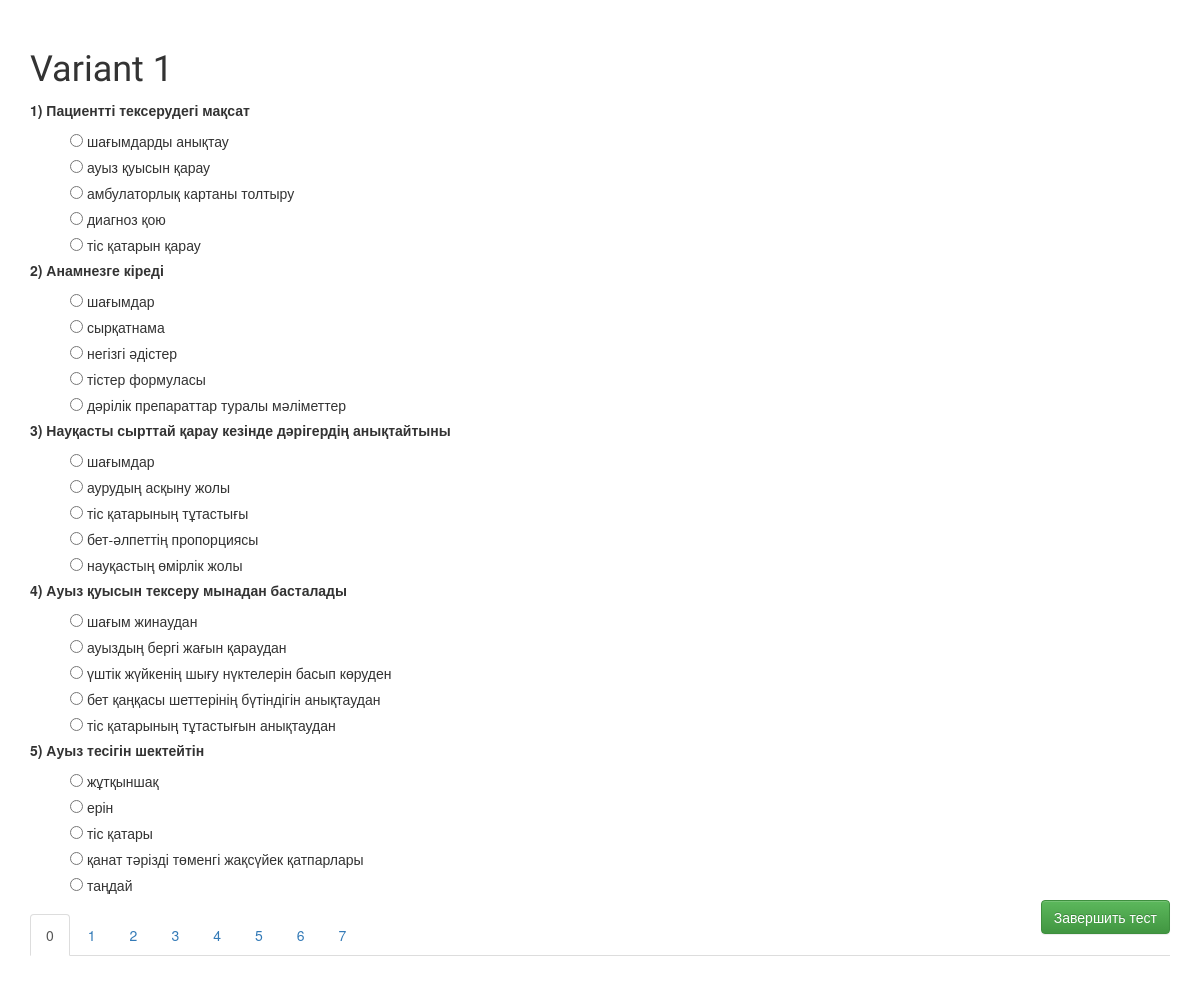
The page /variant/535/ on the database its author committed.
### testapp/models.py (models this page shows, shortened)
class Variant(models.Model):
    name = models.CharField(max_length=140, default='Вариант')
    tasks = models.ManyToManyField(Task, blank=True)

class Task(models.Model):
    question = models.ForeignKey(Question, blank=True, null=True)
    options = models.ManyToManyField(Answer, blank=True, related_name='options')
    answer_count = models.IntegerField(default=0)

class Question(models.Model):
    text = models.TextField()

class Answer(models.Model):
    text = models.TextField()
    isAnswer = models.BooleanField(default=False)
    userAnswer = False

### testapp/views.py (the view)
# urls.py: url(r'^variant/(?P<pk>\d+)/$', views.variant_detail, name='variant_detail'),
def variant_detail(request, pk):
    variant = get_object_or_404(Variant, pk=pk)
    taskList = variant.tasks.all()
    return render(request, 'testapp/variant_detail.html',
                  {'variant': variant, 'tasks': taskList, })

### testapp/templates/testapp/variant_detail.html (shortened to what this page needs)
{% load staticfiles %}
<html lang="en">
<head>
    <link rel="stylesheet" href="//maxcdn.bootstrapcdn.com/bootstrap/3.2.0/css/bootstrap.min.css">
    <link rel="stylesheet" href="//maxcdn.bootstrapcdn.com/bootstrap/3.2.0/css/bootstrap-theme.min.css">
    <link rel="stylesheet" href="{% static 'css/blog.css' %}">
</head>
<body>
<h1>{{ variant.name }}</h1>
<form action="{% url 'result' %}" method="post">
    <div class="tab-content">
        {% for task in tasks %}
            {% if forloop.counter0|divisibleby:5 %}
                {% if forloop.counter0 != 0 %}
                    </div>
                {% else %}
                    <div role="tabpanel" class="tab-pane active" id="{% widthratio forloop.counter0 5 1 %}_panel">
                {% endif %}
            {% endif %}
            <p class="question">{{ forloop.counter }}) {{ task.question.text }}</p>
            {% for option in task.options.all %}
                <label>
                    {% if task.answer_count > 1 %}
                        <input type="checkbox" name="{{task.pk}}" class="my_check" value="{{ option.pk }}">
                    {% else %}
                        <input type="radio" name="{{task.pk}}" class="my_radio" value="{{ option.pk }}">
                    {% endif %}
                    {{ option.text }}
                </label>
                <br>
            {% endfor %}
        {% endfor %}
    </div>
    <input class="pull-right btn btn-success" type="submit" value="Завершить тест"/>
</form>
<div>
    <ul class="nav nav-tabs" role="tablist">
        {% with pageid=1 %}
        {% for task in tasks %}
        {% if forloop.counter0|divisibleby:5 %}
        {% if forloop.counter0 == 0 %}
        <li role="presentation" class="active"><a href="#{% widthratio forloop.counter0 5 1 %}_panel"
                                                  aria-controls="{% widthratio forloop.counter0 5 1 %}_panel" role="tab"
                                                  data-toggle="tab">{% widthratio forloop.counter0 5 1 %}</a></li>
        {% else %}
        <li role="presentation"><a href="#{% widthratio forloop.counter0 5 1 %}_panel"
                                   aria-controls="{% widthratio forloop.counter0 5 1 %}_panel" role="tab"
                                   data-toggle="tab">{% widthratio forloop.counter0 5 1 %}</a></li>
        {% endif %}
        {% endif %}
        {% endfor %}
        {% endwith %}
    </ul>
</div>
</body>
</html>

### testapp/static/css/blog.css (style rules this page uses)
body { padding: 30px 30px 30px 30px; }
h1, h2, h3, h4 { font-family: 'Lobster', cursive; }
.question { font-weight: bold; }
label { font-weight: normal; margin-left: 40px; }

### rows shown on the page
Variant: name "Variant 1"
Task: question.text "Пациентті тексерудегі мақсат", counter0 "0"
Answer: text "шағымдарды анықтау"
Answer: text "ауыз қуысын қарау"
Answer: text "амбулаторлық картаны толтыру"
Answer: text "диагноз қою"
Answer: text "тіс қатарын қарау"
Task: question.text "Анамнезге кіреді"
Answer: text "шағымдар"
Answer: text "сырқатнама"
Answer: text "негізгі әдістер"
Answer: text "тістер формуласы"
Answer: text "дәрілік препараттар туралы мәліметтер"
Task: question.text "Науқасты сырттай қарау кезінде дәрігердің анықтайтыны"
Answer: text "шағымдар"
Answer: text "аурудың асқыну жолы"
Answer: text "тіс қатарының тұтастығы"
Answer: text "бет-әлпеттің пропорциясы"
Answer: text "науқастың өмірлік жолы"
Task: question.text "Ауыз қуысын тексеру мынадан басталады"
Answer: text "шағым жинаудан"
Answer: text "ауыздың бергі жағын қараудан"
Answer: text "үштік жүйкенің шығу нүктелерін басып көруден"
Answer: text "бет қаңқасы шеттерінің бүтіндігін анықтаудан"
Answer: text "тіс қатарының тұтастығын анықтаудан"
Task: question.text "Ауыз тесігін шектейтін"
Answer: text "жұтқыншақ"
Answer: text "ерін"
Answer: text "тіс қатары"
Answer: text "қанат тәрізді төменгі жақсүйек қатпарлары"
Answer: text "таңдай"
Task: counter0 "1"
Task: counter0 "2"
Task: counter0 "3"
Task: counter0 "4"
Task: counter0 "5"
Task: counter0 "6"
Task: counter0 "7"
